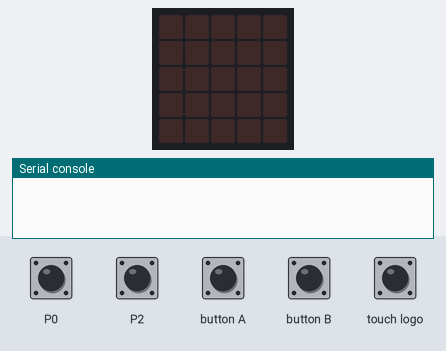
The program below on a simulated BBC micro:bit (MakeCode). Shown: the board's 5×5 LED display, the last lines printed to the serial console. The test bench sets the inputs (shaded band). No radio messages arrive unless stated (any console line starting 'radio sent:' is added by the test bench).

Above: at 4.2 s.
4.3 s: touch pin P0 pressed for 0.15 s
At 5.6 s:
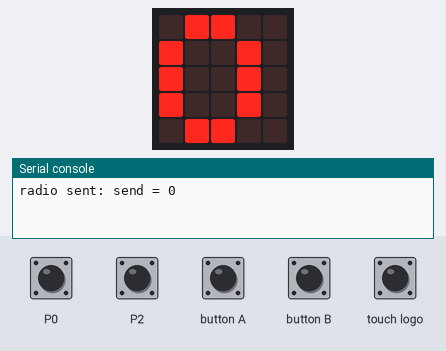
5.9 s: touch pin P2 pressed for 0.15 s
At 7.1 s:
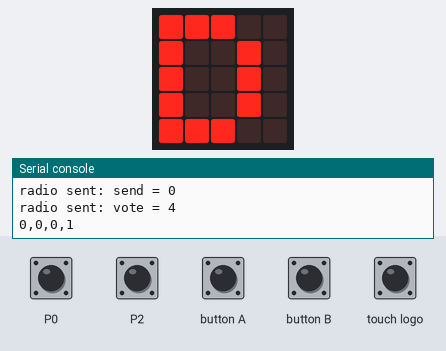
7.5 s: button A pressed for 0.15 s
At 8.3 s:
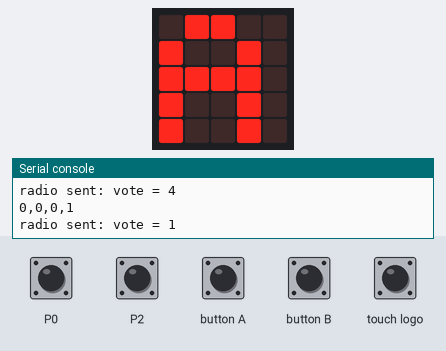
9.1 s: button B pressed for 0.15 s
At 10.4 s:
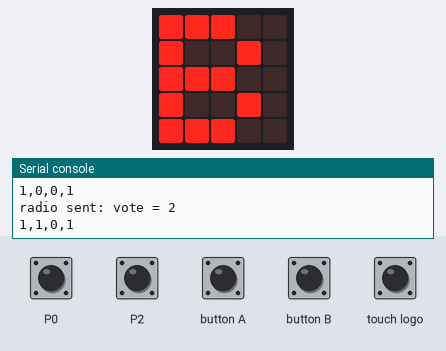
10.7 s: touch logo pressed for 0.15 s
At 11.9 s:
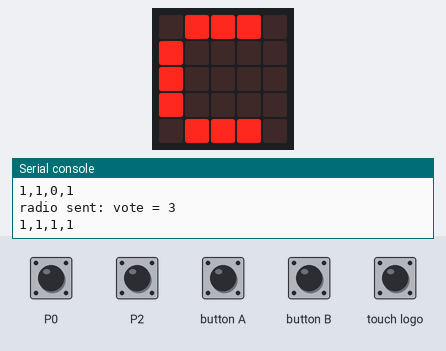
12.3 s: touch pin P2 pressed for 0.15 s
At 13.1 s:
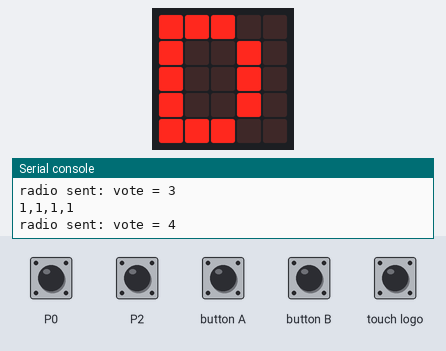
Timing chart, 0 to 14.9 s (numbered marks = the images above; inputs shaded):
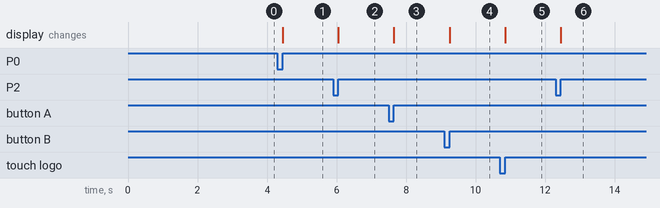

Measured:
- after the input at 4.3 s, the display: changes after 0.15 s (image 1)
- after the input at 5.9 s, the display: changes after 0.15 s (image 2)
- after the input at 7.5 s, the display: changes after 0.15 s (image 3)
- after the input at 9.1 s, the display: changes after 0.15 s (image 4)
- after the input at 10.7 s, the display: changes after 0.15 s (image 5)
- after the input at 12.3 s, the display: changes after 0.15 s (image 6)

The program:

main.ts
```typescript
radio.setGroup(69)
radio.setTransmitPower(7)
radio.setTransmitSerialNumber(true)
let my_serial = control.deviceSerialNumber()
let name = "vote"
name = "send"
name = "learn"
let number = 1
let value = 0
let list_of_votes = [0, 0, 0, 0]
let list_of_microbits = [my_serial]
input.onPinPressed(TouchPin.P0, function client_working() {
    if (name == "send" && number == 0) {
        radio.sendValue("send", 1)
        basic.showNumber(1)
    } else {
        radio.sendValue("send", 0)
        basic.showNumber(0)
    }

})
function received_serial_number(name: any, value: any) {

    let remote_serial = radio.receivedPacket(RadioPacketProperty.SerialNumber)
    if (name == "learn" && value == 1) {
        if (list_of_microbits.indexOf(remote_serial) < 0) {
            list_of_microbits.push(remote_serial)
        }

    }

}

input.onButtonPressed(Button.A, function voting_A() {

    radio.sendValue("vote", 1)
    list_of_votes[0] += 1
    basic.showString("A")
    console.log(list_of_votes)
})
input.onButtonPressed(Button.B, function voting_B() {

    radio.sendValue("vote", 2)
    list_of_votes[1] += 1
    basic.showString("B")
    console.log(list_of_votes)
})
input.onLogoEvent(TouchButtonEvent.Pressed, function voting_C() {

    radio.sendValue("vote", 3)
    list_of_votes[2] += 1
    basic.showString("C")
    console.log(list_of_votes)
})
input.onPinPressed(TouchPin.P2, function voting_D() {

    radio.sendValue("vote", 4)
    list_of_votes[3] += 1
    basic.showString("D")
    console.log(list_of_votes)
})
function list_voting_append() {

    basic.pause(3000)
    if (name == "vote" && value == 1) {

    }

}

list_voting_append()
```

test.ts
```typescript
// Tady jsou testy. Při použití tohoto balíčku jako rozšíření nebude zkompilováno.
```
